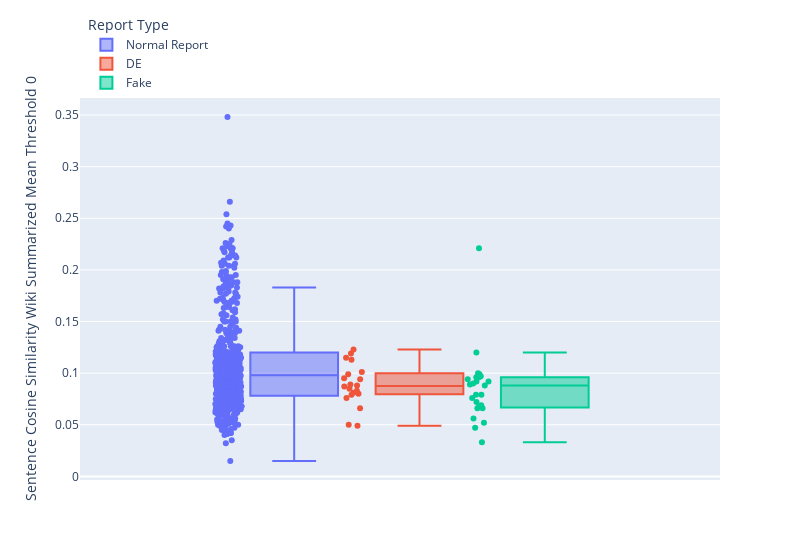

The notebook cell saved with this chart:
### Code cell
fig = px.box(result, y="Zero Shot Learning Sentence Mean Threshold", points="all", color = "Report Type", width=800)
fig.update_layout(legend=dict(
    yanchor="bottom",
    y=1,
    xanchor="left",
    x=0.01
))
fig.show()

### Figure 1 — Plotly figure (JSON) as saved in the notebook; plotly's stock layout.template omitted (floating-point values rounded to 4 significant figures; data arrays with more than 128 entries replaced by an {"elided": "..."} marker saying what was removed)
{"data": [{"alignmentgroup": "True", "boxpoints": "all", "hovertemplate": "Report Type=Normal Report<br>Sentence Cosine Similarity Wiki Summarized Mean Threshold 0=%{y}<extra></extra>", "legendgroup": "Normal Report", "marker": {"color": "#636efa"}, "name": "Normal Report", "notched": false, "offsetgroup": "Normal Report", "orientation": "v", "showlegend": true, "type": "box", "x0": " ", "xaxis": "x", "y": {"elided": "540 float values"}, "y0": " ", "yaxis": "y"}, {"alignmentgroup": "True", "boxpoints": "all", "hovertemplate": "Report Type=DE<br>Sentence Cosine Similarity Wiki Summarized Mean Threshold 0=%{y}<extra></extra>", "legendgroup": "DE", "marker": {"color": "#EF553B"}, "name": "DE", "notched": false, "offsetgroup": "DE", "orientation": "v", "showlegend": true, "type": "box", "x0": " ", "xaxis": "x", "y": [0.101, 0.088, 0.05, 0.085, 0.076, 0.115, 0.087, 0.066, 0.081, 0.083, 0.113, 0.095, 0.094, 0.123, 0.08, 0.119, 0.099, 0.049, 0.089, 0.079], "y0": " ", "yaxis": "y"}, {"alignmentgroup": "True", "boxpoints": "all", "hovertemplate": "Report Type=Fake<br>Sentence Cosine Similarity Wiki Summarized Mean Threshold 0=%{y}<extra></extra>", "legendgroup": "Fake", "marker": {"color": "#00cc96"}, "name": "Fake", "notched": false, "offsetgroup": "Fake", "orientation": "v", "showlegend": true, "type": "box", "x0": " ", "xaxis": "x", "y": [0.097, 0.1, 0.096, 0.099, 0.033, 0.12, 0.069, 0.066, 0.092, 0.076, 0.089, 0.066, 0.052, 0.092, 0.056, 0.221, 0.088, 0.094, 0.09, 0.047, 0.067, 0.079, 0.072, 0.096, 0.079], "y0": " ", "yaxis": "y"}], "layout": {"boxmode": "group", "legend": {"title": {"text": "Report Type"}, "tracegroupgap": 0, "x": 0.01, "xanchor": "left", "y": 1, "yanchor": "bottom"}, "margin": {"t": 60}, "width": 800, "xaxis": {"anchor": "y", "domain": [0, 1]}, "yaxis": {"anchor": "x", "domain": [0, 1], "title": {"text": "Sentence Cosine Similarity Wiki Summarized Mean Threshold 0"}}}}
